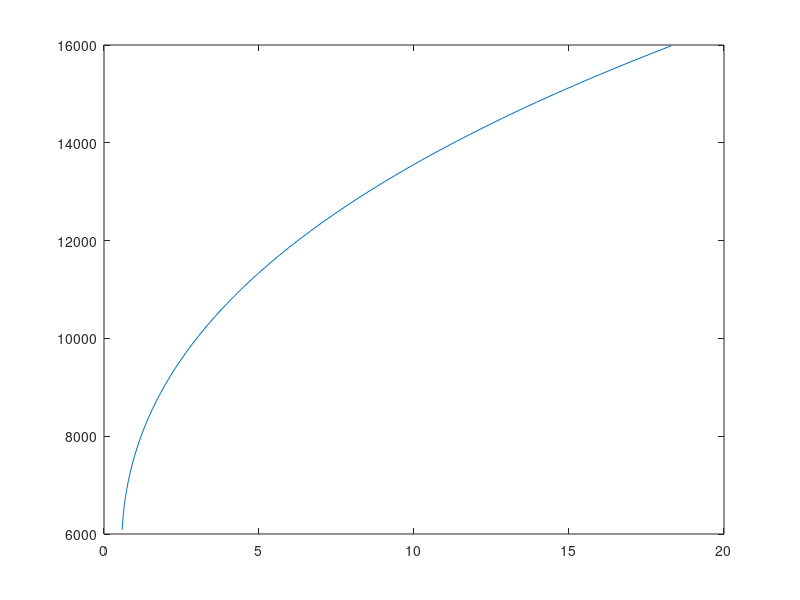

Here is the MATLAB script that generated this plot:
a = -2.749e04;
b = 7992;
c = -675.8;
d = 18.3;

times = 0 : 0.001 : 0.06;
count = size(times, 2);
for i = 1 : count
    t = times(i);
    x(i) = a * t^3 + b * t^2 + c * t + d;
    xdot(i) = 3 * a * t^2 + 2 * b * t + c;
    xddot(i) = 6 * a * t + 2 * b;
    
end
% plot(times, x, times, xdot / 100, times, xddot / 1000);
plot(x, xddot);